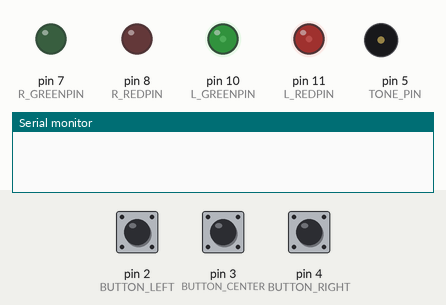
This sketch was run on a simulated Arduino Uno, built with avr-gcc and run on an emulated ATmega328P. On the bench: output pins drawn as LEDs (lit = HIGH), buzzer (waves = sounding), the last lines printed to the serial monitor. Dashed ring = blinking. The test bench sets the inputs (shaded band); at power-on: pin 2 (BUTTON_LEFT) LOW, pin 3 (BUTTON_CENTER) LOW, pin 4 (BUTTON_RIGHT) LOW.

Above: at 1.6 s.
1.7 s: pin 2 (BUTTON_LEFT) pulled HIGH for 0.5 s
At 2.66 s:
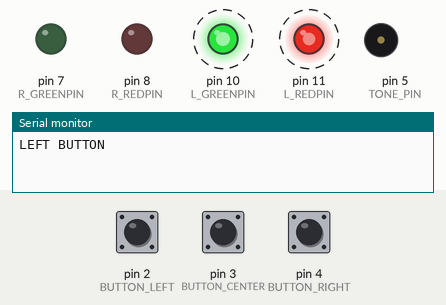
4.7 s: pin 3 (BUTTON_CENTER) pulled HIGH for 0.5 s
6.7 s: pin 4 (BUTTON_RIGHT) pulled HIGH for 0.5 s
At 7.67 s:
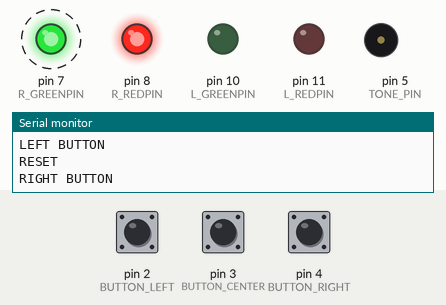
10.2 s: pin 3 (BUTTON_CENTER) pulled HIGH for 1 s
At 10.62 s:
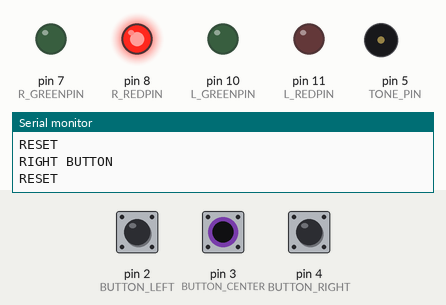
13.2 s: pin 3 (BUTTON_CENTER) pulled HIGH for 0.5 s
At 14.58 s:
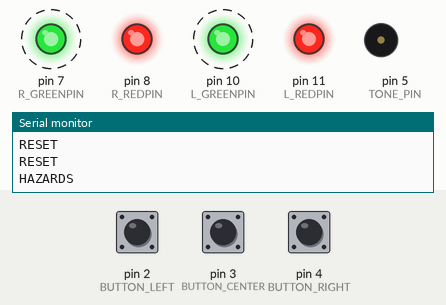
16.2 s: pin 2 (BUTTON_LEFT) pulled HIGH for 1 s
At 16.73 s:
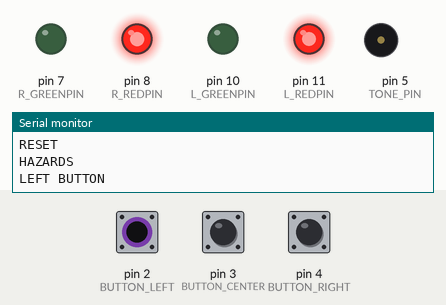
Timing chart, 0 to 28.8 s (numbered marks = the images above; inputs shaded):
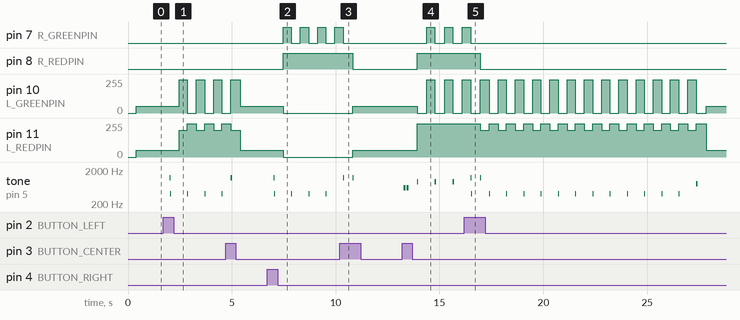

Measured:
- after the input at 1.7 s, pin 10 (L_GREENPIN): alternates 250/255 for 0.40 s and 0/255 for 0.43 s, starting after 0.76 s; pin 11 (L_REDPIN): alternates 250/255 for 0.43 s and 200/255 for 0.40 s, starting after 0.76 s; tone on pin 5 (TONE_PIN): silent → 1200 Hz after 0.30 s, then repeats every 0.83 s: 400 Hz 0.03 s, silent 0.80 s
- after the input at 6.7 s, pin 7 (R_GREENPIN): alternates HIGH for 0.40 s and LOW for 0.43 s, starting after 0.77 s; pin 8 (R_REDPIN): LOW → HIGH after 0.77 s; pin 10 (L_GREENPIN), pin 11 (L_REDPIN): 50/255 → 0/255 after 0.77 s; tone on pin 5 (TONE_PIN): silent → 1200 Hz after 0.31 s, then repeats every 0.83 s: 400 Hz 0.03 s, silent 0.80 s
- after the input at 10.2 s, pin 7 (R_GREENPIN): goes on until 10.4 s, then stays LOW; pin 8 (R_REDPIN): HIGH → LOW after 0.62 s; pin 10 (L_GREENPIN), pin 11 (L_REDPIN): 0/255 → 50/255 after 0.62 s; tone on pin 5 (TONE_PIN): alternates 1200 Hz for 0.06 s and silent for 0.40 s, 4 changes in all, then stays silent, starting after 0.16 s
- after the input at 13.2 s, pin 7 (R_GREENPIN): alternates HIGH for 0.40 s and LOW for 0.46 s, starting after 1.2 s; pin 8 (R_REDPIN): LOW → HIGH after 0.72 s
- after the input at 16.2 s, pin 7 (R_GREENPIN): goes on until 16.5 s, then stays LOW; pin 8 (R_REDPIN): HIGH → LOW after 0.76 s; pin 11 (L_REDPIN): 250/255 → 200/255 after 0.76 s, then repeats every 0.83 s: 250/255 0.43 s, 200/255 0.40 s

The sketch:

RGB_LED.ino
```cpp
/*

  Alex Johnson & Amanda Yee
  Physical Computing - Spring 2015
  Bike Indicators

  Goal: Designed to operate on a set
  of LEDS attached to the back of a
  bike. Using buttons, toggle between
  modes of LED output. Modes are:

     -1 = Waiting
     0 = Left Turn (Blinking Red Left)
     1 = Right Turn (Blinking Red Right)
     2 = Hazards (Left/Right Blinking Red)

  The left and right buttons activate the
  corresponding turn signal. These turn signals
  will automatically turn off after 10 seconds.

  The center button, when pressed will reset
  the current mode to the default "waiting"
  status. A long-press will active HAZARDS mode,
  enabling a state where both LED arrows blink
  until the user de-activates the state.

*/

// Define PIN numbers
#define BUTTON_LEFT   2 // LEFT   (blue)
#define BUTTON_CENTER 3 // RESET  (green)
#define BUTTON_RIGHT  4 // RIGHT  (orange)

// Beeper
#define TONE_PIN 5 // (brown)

// Left Arrow
#define L_REDPIN   11
#define L_GREENPIN 10

// Right Arrow
#define R_REDPIN   8
#define R_GREENPIN 7

// Max value for LED
#define LED_MAX 250

// Current mode
int mode;

// time in ms since program run
unsigned long time;

// time in ms at which the current mode began
unsigned long modeStartedAt;

// millisenconds since the last mode change
// Used for resetting turn indicators after 10s
unsigned long timeInMode;

// For the turn indicators, alternate
// between two different states.
boolean blink;

// Initialize the program
void setup() {

  // Define Button PINS
  pinMode(BUTTON_LEFT, INPUT);
  pinMode(BUTTON_CENTER, INPUT);
  pinMode(BUTTON_RIGHT, INPUT);

  // Define Left LED Pins
  pinMode(L_REDPIN, OUTPUT);
  pinMode(L_GREENPIN, OUTPUT);

  // Define Right LED Pins
  pinMode(R_REDPIN, OUTPUT);
  pinMode(R_GREENPIN, OUTPUT);

  // Open Serial Communication
  Serial.begin(9600);

  // Start global time counter
  time = 0;

  // Initialize mode
  mode = -1;

  // Initialize blink state
  blink = false;

}

void loop() {

  /****************************
        TIME COUNTING
   ****************************/

  // update milliseconds
  // since program started
  time = millis();

  // milliseconds in current mode
  timeInMode = time - modeStartedAt;

  // Reset turn indicators after
  // a total of ten seconds have passed
  if ((timeInMode > 1000 * 10) && (mode == 0 || mode == 1 )) {

    // Debug
    Serial.println("10 Seconds in mode. Resetting.");

    // Reset Mode
     mode = -1;

     // Reset counter
     modeStartedAt = time;

     // Alert user of change
     beep(800, 90, 0);
  }

  /****************************
            INPUT
   ****************************/

  // What buttons are selected
  int buttons[] = { 0, 0, 0 };

  // read the button state
  buttons[0]  = digitalRead(BUTTON_LEFT);
  buttons[1]  = digitalRead(BUTTON_CENTER);
  buttons[2]  = digitalRead(BUTTON_RIGHT);

  /****************************
           SET MODE
   ****************************/

  // Did the user press "left turn"?
  if (buttons[0] == HIGH) {

    // Reset counter
    modeStartedAt = time;

    // Change Mode
    Serial.println("LEFT BUTTON");
    mode = 0;
    beep(1200, 30, 0);
  }

  // Did the user press "right turn"?
  if (buttons[2] == HIGH) {

    // Reset counter
    modeStartedAt = time;

    // Change Mode
    Serial.println("RIGHT BUTTON");
    mode = 1;
    beep(1200, 30, 0);
  }

  // Did the user HOLD "stop"?
  // "HAZARDS" mode (2) uses a 1 second press of the
  // stop button, and requires the following conditions
  //  - Middle button pressed
  //  - Not currently turning
  //  - Pressed for at least 1 second

  if (buttons[1] == HIGH && mode == -1 && timeInMode > 1000) {

     // Change Mode
     Serial.println("HAZARDS");
     mode = 2;

     // Double Beep
     beep(600, 90, 60);
     beep(600, 90, 0);

  // Did the user press "reset"?
  } else if (buttons[1] == HIGH) {

    // Reset counter
    modeStartedAt = time;

    // Change Mode
    Serial.println("RESET");
    mode = -1;
    beep(1200, 60, 0);
  }

  /****************************
        ADJUST LEDs
   ****************************/

  // Init LED values. Store each LED strip
  // seperately as: { Red, Green, Blue }
  int left[] = { 0, 0, 0 };
  int right[] = { 0, 0, 0 };

  // Default.
  // Gentle yellow "running lights"
  if (mode == -1 ) {

    left[0] = 50;
    left[1] = 50;

    right[0] = 50;
    right[1] = 50;
  }

  // LEFT TURN
  // Left arrow blinks between red and yellow
  if (mode == 0) {

    left[0] = LED_MAX;

    // Blink state
    if (blink) {

      left[0] = 200;
      left[1] = LED_MAX;
      beep(400, 30, 0);
    }
  }

  // RIGHT TURN
  // Right arrow blinks between red and yellow
  if (mode == 1) {

    right[0] = LED_MAX;

    // Blink state
    if (blink) {

      right[0] = 200;
      right[1] = LED_MAX;
      beep(400, 30, 0);
    }
  }

  // HAZARDS
  // Both arrows blink between
  // red and yellow
  if (mode == 2) {

    left[0] = LED_MAX;
    right[0] = LED_MAX;

    // Blink state
    if (blink) {

      left[1] = LED_MAX;
      right[1] = LED_MAX;

      beep(900, 60, 0);
    }

  }

  // blink change.
  // Alternate between loops
  blink = !blink;

  // Each loop = 2/5 of a second
  // Slow the iteration speed, as to
  // simplify the button, beeping, and
  // blinking logic.
  delay(400);

  // Apply Changes to LEDs
  refresh(left, right);

  /****************************
           DEBUGGING
   ****************************/

  // String output = "( " + String(buttons[0]) + " , " + String(buttons[1]) + " , " + String(buttons[2]) + " ) | Mode: " + String(mode) + " | Time in Mode: " + String(timeInMode);
  // Serial.println(output);

}


/****************************
        ADJUST LEDs
 ****************************/

// Apply changes to LED output
void refresh(int left[], int right[]){
  analogWrite(L_REDPIN,   left[0]);
  analogWrite(L_GREENPIN, left[1]);
  analogWrite(R_REDPIN,   right[0]);
  analogWrite(R_GREENPIN, right[1]);
}

/****************************
          BEEP
 ****************************/
// Produce a sound.
//  - freq = pitch of sound
//  - ms   = length of sound
//  - puse = delay after sound

void beep(int freq, int ms, int pause){
  tone(TONE_PIN, freq);
  delay(ms);
  noTone(TONE_PIN);
  delay(pause);
}
```
